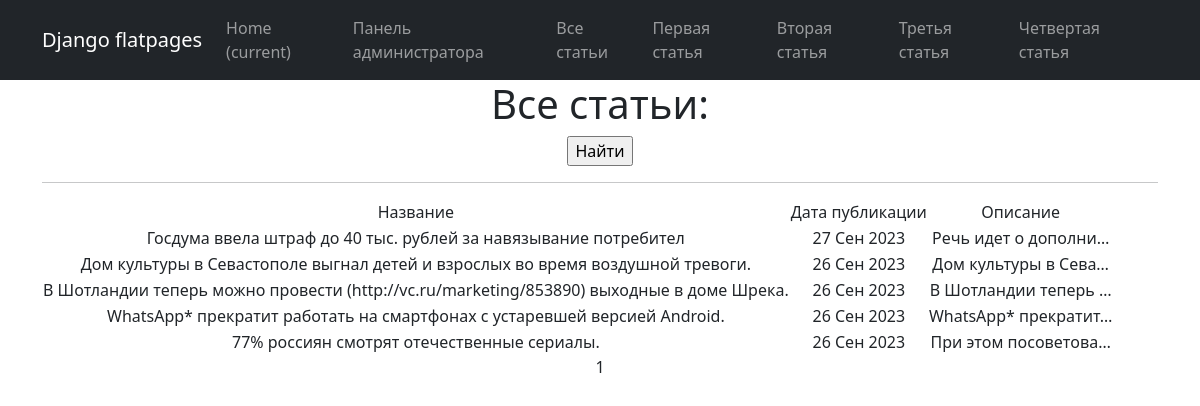
Page /news/ on the committed database.
### news/models.py (models this page shows, shortened)
class Post(models.Model):
    author = models.ForeignKey(Author, on_delete=models.CASCADE)
    name = models.CharField(max_length=100,choices = NewsArticles)
    time_in = models.DateTimeField (auto_now_add = True)
    categories = models.ManyToManyField(Category, through=PostCategory)
    title = models.CharField(max_length = 100)
    text = models.TextField()
    rating = models.IntegerField(default=0)

### news/views.py (the view)
# urls.py: path('', NewsList.as_view(), name='news'),
class NewsList(ListView):
    model = Post
    ordering = '-time_in'
    template_name = 'News.html'
    context_object_name = 'news'
    paginate_by = 10

### news/templatetags/custom_censor.py (called while the page is built)
def censor(value):
   STOP_LIST = [
   'редиска',
   'хрен',
   'блин',
   'писец',
   'писос'
]
   for word in STOP_LIST:
      value = value.replace(word, word[:1]+'*' * (len(word)-1))
   return value

### templates/news.html (shortened to what this page needs)
{% extends 'flatpages/default.html' %}
{% load custom_censor %}
{% block content %}
    <h1>Все статьи:</h1>
    <form action="/news/search" method="get">
        <input type="submit" value="Найти"/>
    </form>
    <hr>
    {%  if news %}
        <table>
            <tr>
                <td>Название</td>
                <td>Дата публикации</td>
                <td>Описание</td>
            </tr>
            {% for post in news %}
            <tr>
                <td>{{ post.title|censor}}</td>
                <td>{{ post.time_in|date:'d M Y' }}</td>
                <td>{{ post.text|truncatechars:20|censor }}</td>
            </tr>
            {% endfor %}
        </table>
    {% else %}
        <h2>Новостей нет!</h2>
    {% endif %}
    {{ page_obj.number }}
{% endblock content %}

### templates/flatpages/default.html (shortened to what this page needs)
<!DOCTYPE html>
<html lang="en">
    <head>
        {% load static %}
        <link href="{% static 'css/styles.css' %}" rel="stylesheet" />
    </head>
    <body>
        <nav class="navbar navbar-expand-lg navbar-dark bg-dark static-top">
            <div class="container">
                <a class="navbar-brand" href="#">Django flatpages</a>
                <div class="collapse navbar-collapse" id="navbarResponsive">
                    <ul class="navbar-nav ml-auto">
                        <li class="nav-item active">
                            <a class="nav-link" href="#">Home
                                <span class="sr-only">(current)</span>
                            </a>
                        </li>
                        <li class="nav-item">
                            <a class="nav-link" href="/admin">Панель администратора</a>
                        </li>
                        <li class="nav-item">
                            <a class="nav-link" href="/news">Все статьи</a>
                        </li>
                        <li class="nav-item">
                            <a class="nav-link" href="/news/1">Первая статья</a>
                        </li>
                        <li class="nav-item">
                            <a class="nav-link" href="/news/2">Вторая статья</a>
                        </li>
                        <li class="nav-item">
                            <a class="nav-link" href="/news/3">Третья статья</a>
                        </li>
                        <li class="nav-item">
                            <a class="nav-link" href="/news/4">Четвертая статья</a>
                        </li>
                    </ul>
                </div>
            </div>
         </nav>
        <div class="container">
            <div class="row">
                <div class="col-lg-12 text-center">
                    {% block content %}
                    {% endblock content %}
                </div>
            </div>
         </div>
    </body>
</html>

### rows in the picture
Post: title|censor "Госдума ввела штраф до 40 тыс. рублей за навязывание потребител", time_in "27 Сен 2023", text|censor "Речь идет о дополни…"
Post: title|censor "Дом культуры в Севастополе выгнал детей и взрослых во время воздушной тревоги.", time_in "26 Сен 2023", text|censor "Дом культуры в Сева…"
Post: title|censor "В Шотландии теперь можно провести (http://vc.ru/marketing/853890) выходные в доме Шрека.", time_in "26 Сен 2023", text|censor "В Шотландии теперь …"
Post: title|censor "WhatsApp* прекратит работать на смартфонах с устаревшей версией Android.", time_in "26 Сен 2023", text|censor "WhatsApp* прекратит…"
Post: title|censor "77% россиян смотрят отечественные сериалы.", time_in "26 Сен 2023", text|censor "При этом посоветова…"

### other values in the picture
{{ page_obj.number }} "1"
